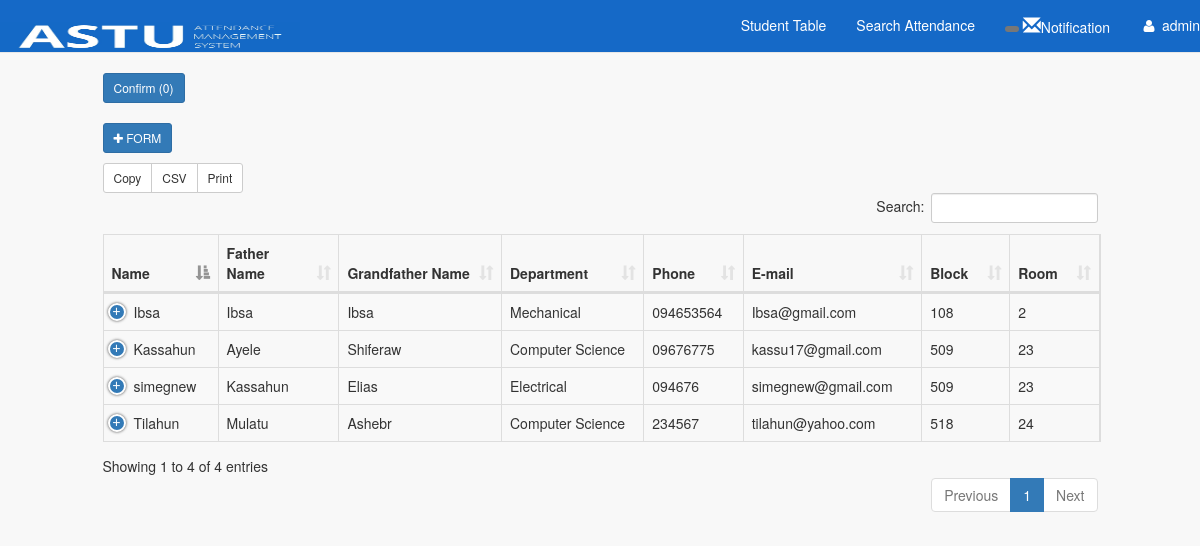
Page /administrator.php (signed in) on the committed database.
### tables this page shows
CREATE TABLE `teacher` (
  `tid` int(11) NOT NULL,
  `fname` varchar(30) NOT NULL,
  `mname` varchar(30) NOT NULL,
  `lname` varchar(30) NOT NULL,
  `dep` varchar(100) NOT NULL,
  `phone` varchar(30) NOT NULL,
  `email` varchar(30) NOT NULL,
  `block` int(11) NOT NULL,
  `room` int(11) NOT NULL
);

### administrator.php (the view, shortened to what this page needs)
<!DOCTYPE html>
<?php
    require_once 'db.php';
    $get_noti_qwr = "select * from 112_noti where seen_unseen = 'u'";
    $qry = mysqli_query($con,$get_noti_qwr);
    $count=mysqli_num_rows($qry);
?>
<html lang="en">
<head>
    <link href="bower_components/bootstrap/dist/css/bootstrap.min.css" rel="stylesheet">
    <link href="bower_components/metisMenu/dist/metisMenu.min.css" rel="stylesheet">
    <link href="dist/css/sb-admin-2.css" rel="stylesheet">
    <link href="bower_components/font-awesome/css/font-awesome.min.css" rel="stylesheet" type="text/css">
    <link href="vendors/datatables.net-bs/css/dataTables.bootstrap.min.css" rel="stylesheet">
    <link href="vendors/datatables.net-buttons-bs/css/buttons.bootstrap.min.css" rel="stylesheet">
    <link href="vendors/datatables.net-fixedheader-bs/css/fixedHeader.bootstrap.min.css" rel="stylesheet">
    <link href="vendors/datatables.net-responsive-bs/css/responsive.bootstrap.min.css" rel="stylesheet">
    <link href="vendors/datatables.net-scroller-bs/css/scroller.bootstrap.min.css" rel="stylesheet">
</head>
<body>
    <div id="wrapper">
        <nav class="navbar navbar-default navbar-static-top" role="navigation" style="margin-bottom: 0">
            <div class="navbar-header">
                 <a class="navbar-brand" href="administrator.php" style="padding-left:00px; padding-top:0px;"> <h3 align="left"><img src="2.jpg" width="300" height="30"></h3></a>
            </div>
            <div class="collapse navbar-collapse" id="bs-example-navbar-collapse-1">
                <ul class="nav navbar-nav navbar-right">
                    <li><a href="studenttable.php">Student Table</a></li>
                     <li><a href="search1.php">Search Attendance</a></li>
                <li class="dropdown">
                   <a href="#" class="dropdown-toggle" data-toggle="dropdown">
                   <span class="badge bg-green">
                                ?></span>
                   <span class="glyphicon glyphicon-envelope" style="font-size:18px;"></span>Notification</a>
                    <?php
                    global $con;
                ?>
                  </li>
                <li class="dropdown">
                    <a class="dropdown-toggle" data-toggle="dropdown" href="#">
                        <i class="fa fa-user fa-fw"></i> <?php echo $_SESSION['sess_username'];?>
                    </a>
                </li>
              </ul>
            </div>
        </nav>
        <div id="container">
            <div class="row">
              <div class="col-md-10 col-md-offset-1 col-sm-10 col-xs-10">
                <div class="x_panel">
                  <div class="x_title">
                    <form action="" method="POST">
                    <input align="center" style="<?php
                      if($count > 0 ){
                        echo "color: white;border:none;background-color: red;";
                      }
                     ?>" class="btn btn-sm btn-primary" type="submit" name="submit" value="Confirm <?php echo '('.$count.')' ?>"/>
                  </form><br>
                    <a href="teacherform1.php"><button class="btn btn-sm btn-primary" type="button"><i class="fa fa-plus"></i> FORM</button></a>
                  </div>
                  <div class="x_content">
                    <table id="datatable-buttons" class="table table-striped table-bordered">
                      <thead>
                        <tr>
                         <th>Name</th>
                          <th>Father Name</th>
                          <th>Grandfather Name </th>
                            <th>Department </th>
                          <th>Phone</th>
                          <th>E-mail</th>
                            <th>Block </th>
                            <th>Room </th>
                        </tr>
                      </thead>
                      <tbody>
                        <?php
                            $get_pro = "select * from teacher";
                          $run_pro = mysqli_query($con, $get_pro);
                          while ($row_pro=mysqli_fetch_array($run_pro)) {
                                  $pro_id = $row_pro['tid'];
                                  $pro_fname = $row_pro['fname'];
                                  $pro_mname = $row_pro['mname'];
                                  $pro_lname = $row_pro['lname'];
                              $pro_dep = $row_pro['dep'];
                                  $pro_phone = $row_pro['phone'];
                                  $pro_cat = $row_pro['email'];
                              $pro_block = $row_pro['block'];
                                  $pro_room = $row_pro['room'];
                            echo "
                                        <tr class='odd gradeX'>
                                            <td>$pro_fname</td>
                                            <td>$pro_mname</td>
                                            <td>$pro_lname</td>
                                            <td>$pro_dep</td>
                                            <td class='center'>$pro_phone</td>
                                            <td>$pro_cat</td>
                                            <td>$pro_block</td>
                                            <td>$pro_room</td>
                                            <td class='center'>
                                            <a href='teacheredit.php?edit_id=$pro_id' ><button class='btn btn-sm btn-info' type='button'><i class='fa fa-edit'></i> EDIT</button></a>
                                            <a href='?delete_id=$pro_id' ><button class='btn btn-sm btn-danger' type='button'><i class='fa fa-trash-o'></i> DELETE</button></a>
                                            </td>
                                        </tr>
                                ";
                          }
                      ?>
                      </tbody>
                    </table>
                  </div>
                </div>
              </div>
            </div>
        </div>
    </div>
</body>
</html>

### rows in the picture
teacher: fname "Tilahun", mname "Mulatu", lname "Ashebr", dep "Computer Science", phone "234567", email "tilahun@yahoo.com", block "518", room "24"
teacher: fname "Ibsa", mname "Ibsa", lname "Ibsa", dep "Mechanical", phone "094653564", email "Ibsa@gmail.com", block "108", room "2"
teacher: fname "Kassahun", mname "Ayele", lname "Shiferaw", dep "Computer Science", phone "09676775", email "kassu17@gmail.com", block "509", room "23"
teacher: fname "simegnew", mname "Kassahun", lname "Elias", dep "Electrical", phone "094676", email "simegnew@gmail.com", block "509", room "23"

### other values in the picture
$_SESSION['sess_username'] "admin"
